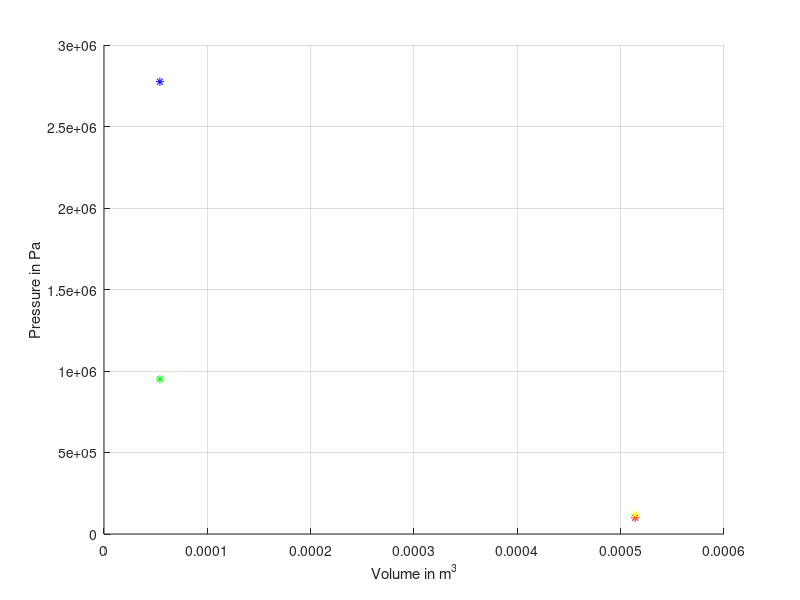

This figure's MATLAB source:
bore = 0.083;
stroke = 0.085;
comr = 9.5;
g = 1.4;
R=287;

v_swept = (pi/4)*bore^2*stroke;
v_clearance = v_swept/(comr-1);

%State 1
p1 = 100000;
v1 = v_swept + v_clearance;
t1 = 320;

%State 2 
v2 = v_clearance;
p2 = (p1*v1)/v2;
t2=t1*comr^(g-1);

%State 3 
v3 = v_clearance;
t3 = 2300;
p3 = (p2*t3)/t2;

%state 4 
v4 = v1;
p4 = p3/((comr)^g);
t4 = t3/(comr)^(g-1);

hold on
plot(v1,p1,'*','color','r')
plot(v2,p2,'*','color','g')
plot(v3,p3,'*','color','b')
plot(v4,p4,'*','color','y')
xlabel('Volume in m^3')
ylabel('Pressure in Pa')
grid on 
